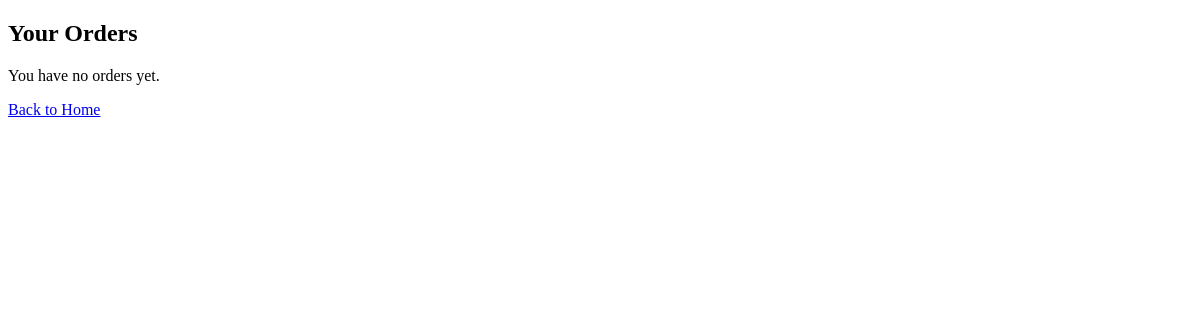
Before: /orders/ (signed in) with the older database file.
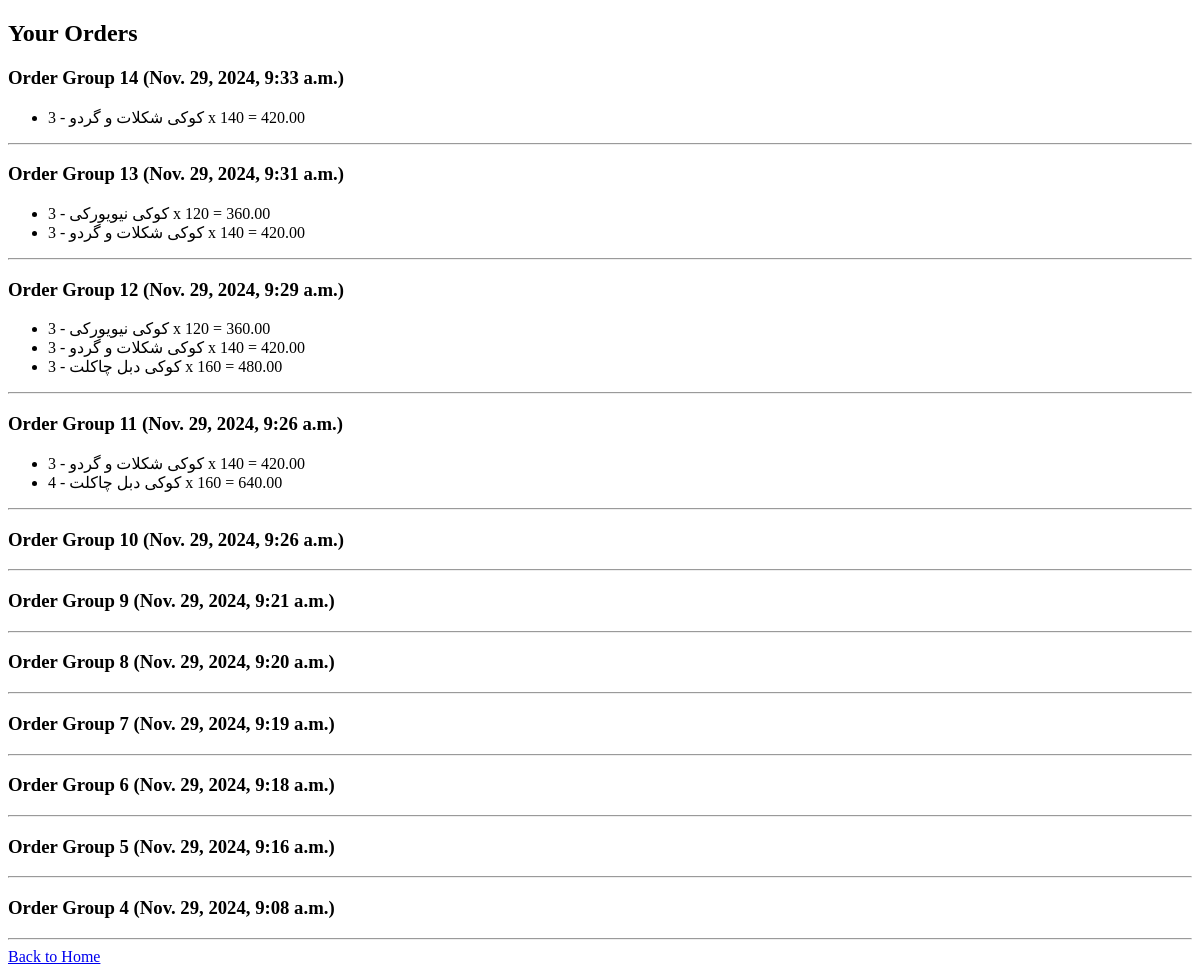
After: the same page with the newer database file.
### shop/models.py (models this page shows, shortened)
class OrderGroup(models.Model):
    user = models.ForeignKey(User, on_delete=models.CASCADE)
    created_at = models.DateTimeField(auto_now_add=True)

class Order(models.Model):
    order_group = models.ForeignKey(OrderGroup, related_name='orders', on_delete=models.CASCADE,null=True,blank=True)
    product = models.ForeignKey(Product, on_delete=models.CASCADE,null=True)
    quantity = models.PositiveIntegerField(null=True)
    total_price = models.DecimalField(max_digits=10, decimal_places=2)

class Product(models.Model):
    name = models.CharField(max_length=100)
    price = models.PositiveIntegerField()
    quantity = models.PositiveIntegerField()
    image = models.ImageField(upload_to='images', null=True, blank=True)  # Image field added

### shop/views.py (the view)
# urls.py: path('orders/', views.order_list, name='order_list'),
@login_required
def order_list(request):
    order_groups = OrderGroup.objects.filter(user=request.user).order_by('-created_at')
    return render(request, 'shop/order_list.html', {'order_groups': order_groups})

### shop/templates/shop/order_list.html (shortened to what this page needs)
<!DOCTYPE html>
<html lang="en">
<head>
</head>
<body>
    <h2>Your Orders</h2>
    {% if order_groups %}
        {% for group in order_groups %}
            <h3>Order Group {{ group.id }} ({{ group.created_at }})</h3>
            <ul>
                {% for order in group.orders.all %}
                    <li>
                        {{ order.product.name }} - {{ order.quantity }} x {{ order.product.price }} = {{ order.total_price }}
                    </li>
                {% endfor %}
            </ul>
            <hr>
        {% endfor %}
    {% else %}
        <p>You have no orders yet.</p>
    {% endif %}
    <a href="{% url 'home' %}">Back to Home</a>
</body>
</html>

Changed rows visible on the page:
now on this page (row unchanged): OrderGroup: id "14", created_at "Nov. 29, 2024, 9:33 a.m."
now on this page (row edited): Order: product.name "کوکی شکلات و گردو", quantity "3", product.price "140", total_price "420.00", shown under "14"
now on this page (row unchanged): OrderGroup: id "13", created_at "Nov. 29, 2024, 9:31 a.m."
now on this page (row edited): Order: product.name "کوکی نیویورکی", quantity "3", product.price "120", total_price "360.00", shown under "13"
now on this page (row edited): Order: product.name "کوکی شکلات و گردو", quantity "3", product.price "140", total_price "420.00", shown under "13"
now on this page (row unchanged): OrderGroup: id "12", created_at "Nov. 29, 2024, 9:29 a.m."
now on this page (row edited): Order: product.name "کوکی نیویورکی", quantity "3", product.price "120", total_price "360.00", shown under "12"
now on this page (row edited): Order: product.name "کوکی شکلات و گردو", quantity "3", product.price "140", total_price "420.00", shown under "12"
now on this page (row edited): Order: product.name "کوکی دبل چاکلت", quantity "3", product.price "160", total_price "480.00", shown under "12"
now on this page (row unchanged): OrderGroup: id "11", created_at "Nov. 29, 2024, 9:26 a.m."
now on this page (row edited): Order: product.name "کوکی شکلات و گردو", quantity "3", product.price "140", total_price "420.00", shown under "11"
now on this page (row edited): Order: product.name "کوکی دبل چاکلت", quantity "4", product.price "160", total_price "640.00", shown under "11"
now on this page (row unchanged): OrderGroup: id "10", created_at "Nov. 29, 2024, 9:26 a.m."
now on this page (row unchanged): OrderGroup: id "9", created_at "Nov. 29, 2024, 9:21 a.m."
now on this page (row unchanged): OrderGroup: id "8", created_at "Nov. 29, 2024, 9:20 a.m."
now on this page (row unchanged): OrderGroup: id "7", created_at "Nov. 29, 2024, 9:19 a.m."
now on this page (row unchanged): OrderGroup: id "6", created_at "Nov. 29, 2024, 9:18 a.m."
now on this page (row unchanged): OrderGroup: id "5", created_at "Nov. 29, 2024, 9:16 a.m."
now on this page (row unchanged): OrderGroup: id "4", created_at "Nov. 29, 2024, 9:08 a.m."
Other visible differences:
text no longer shown: "You have no orders yet."
